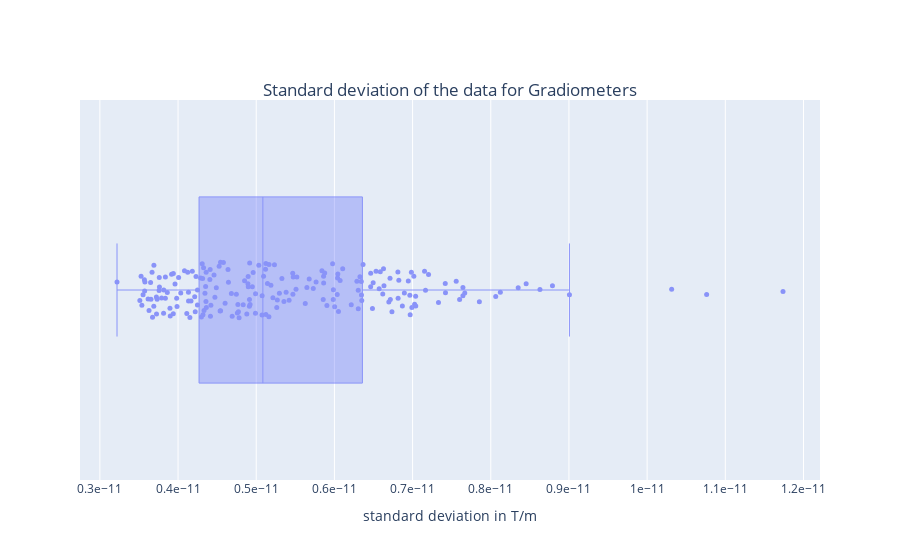

Here is the notebook cell this chart was saved with:
### Code cell
fig_g, fig_path_g=boxplot_std_hovering_plotly(std_data=rmse_grads, tit='Gradiometers', channel_names=grads, sid='1')

### Figure 1 — Plotly figure (JSON) as saved in the notebook; plotly's stock layout.template omitted (floating-point values rounded to 4 significant figures; data arrays with more than 128 entries replaced by an {"elided": "..."} marker saying what was removed)
{"data": [{"boxpoints": "all", "hovertemplate": "%{text}<br>STD: %{x: .0f}", "line": {"width": 1}, "marker": {"size": 5}, "name": "", "opacity": 0.7, "pointpos": 0, "text": {"elided": "204 str values"}, "type": "box", "x": {"elided": "204 float values"}}], "layout": {"title": {"text": "Standard deviation of the data for Gradiometers", "x": 0.5, "xanchor": "center", "y": 0.85, "yanchor": "top"}, "xaxis": {"exponentformat": "e", "showexponent": "all", "title": {"text": "standard deviation in T/m"}}, "yaxis": {"showticklabels": false, "visible": false}}}
